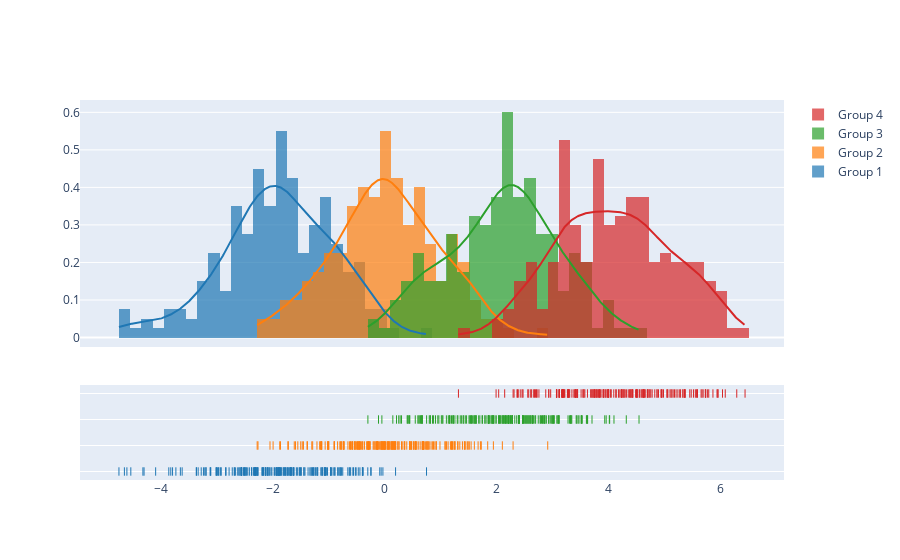

Here is the notebook cell this chart was saved with:
### Code cell
import plotly.figure_factory as ff

# Add histogram data
x1 = np.random.randn(200) - 2
x2 = np.random.randn(200)
x3 = np.random.randn(200) + 2
x4 = np.random.randn(200) + 4

# Group data together
hist_data = [x1, x2, x3, x4]

group_labels = ['Group 1', 'Group 2', 'Group 3', 'Group 4']

# Create distplot with custom bin_size
fig = ff.create_distplot(hist_data, group_labels, bin_size=.2)
fig.show()

### Figure 1 — Plotly figure (JSON) as saved in the notebook; plotly's stock layout.template omitted (floating-point values rounded to 4 significant figures; data arrays with more than 128 entries replaced by an {"elided": "..."} marker saying what was removed)
{"data": [{"autobinx": false, "histnorm": "probability density", "legendgroup": "Group 1", "marker": {"color": "rgb(31, 119, 180)"}, "name": "Group 1", "opacity": 0.7, "type": "histogram", "x": {"elided": "200 float values"}, "xaxis": "x", "xbins": {"end": 0.7459, "size": 0.2, "start": -4.755}, "yaxis": "y"}, {"autobinx": false, "histnorm": "probability density", "legendgroup": "Group 2", "marker": {"color": "rgb(255, 127, 14)"}, "name": "Group 2", "opacity": 0.7, "type": "histogram", "x": {"elided": "200 float values"}, "xaxis": "x", "xbins": {"end": 2.914, "size": 0.2, "start": -2.283}, "yaxis": "y"}, {"autobinx": false, "histnorm": "probability density", "legendgroup": "Group 3", "marker": {"color": "rgb(44, 160, 44)"}, "name": "Group 3", "opacity": 0.7, "type": "histogram", "x": {"elided": "200 float values"}, "xaxis": "x", "xbins": {"end": 4.547, "size": 0.2, "start": -0.3025}, "yaxis": "y"}, {"autobinx": false, "histnorm": "probability density", "legendgroup": "Group 4", "marker": {"color": "rgb(214, 39, 40)"}, "name": "Group 4", "opacity": 0.7, "type": "histogram", "x": {"elided": "200 float values"}, "xaxis": "x", "xbins": {"end": 6.443, "size": 0.2, "start": 1.317}, "yaxis": "y"}, {"legendgroup": "Group 1", "marker": {"color": "rgb(31, 119, 180)"}, "mode": "lines", "name": "Group 1", "showlegend": false, "type": "scatter", "x": {"elided": "500 float values"}, "xaxis": "x", "y": {"elided": "500 float values"}, "yaxis": "y"}, {"legendgroup": "Group 2", "marker": {"color": "rgb(255, 127, 14)"}, "mode": "lines", "name": "Group 2", "showlegend": false, "type": "scatter", "x": {"elided": "500 float values"}, "xaxis": "x", "y": {"elided": "500 float values"}, "yaxis": "y"}, {"legendgroup": "Group 3", "marker": {"color": "rgb(44, 160, 44)"}, "mode": "lines", "name": "Group 3", "showlegend": false, "type": "scatter", "x": {"elided": "500 float values"}, "xaxis": "x", "y": {"elided": "500 float values"}, "yaxis": "y"}, {"legendgroup": "Group 4", "marker": {"color": "rgb(214, 39, 40)"}, "mode": "lines", "name": "Group 4", "showlegend": false, "type": "scatter", "x": {"elided": "500 float values"}, "xaxis": "x", "y": {"elided": "500 float values"}, "yaxis": "y"}, {"legendgroup": "Group 1", "marker": {"color": "rgb(31, 119, 180)", "symbol": "line-ns-open"}, "mode": "markers", "name": "Group 1", "showlegend": false, "type": "scatter", "x": {"elided": "200 float values"}, "xaxis": "x", "y": {"elided": "200 str values"}, "yaxis": "y2"}, {"legendgroup": "Group 2", "marker": {"color": "rgb(255, 127, 14)", "symbol": "line-ns-open"}, "mode": "markers", "name": "Group 2", "showlegend": false, "type": "scatter", "x": {"elided": "200 float values"}, "xaxis": "x", "y": {"elided": "200 str values"}, "yaxis": "y2"}, {"legendgroup": "Group 3", "marker": {"color": "rgb(44, 160, 44)", "symbol": "line-ns-open"}, "mode": "markers", "name": "Group 3", "showlegend": false, "type": "scatter", "x": {"elided": "200 float values"}, "xaxis": "x", "y": {"elided": "200 str values"}, "yaxis": "y2"}, {"legendgroup": "Group 4", "marker": {"color": "rgb(214, 39, 40)", "symbol": "line-ns-open"}, "mode": "markers", "name": "Group 4", "showlegend": false, "type": "scatter", "x": {"elided": "200 float values"}, "xaxis": "x", "y": {"elided": "200 str values"}, "yaxis": "y2"}], "layout": {"barmode": "overlay", "hovermode": "closest", "legend": {"traceorder": "reversed"}, "xaxis": {"anchor": "y2", "domain": [0.0, 1.0], "zeroline": false}, "yaxis": {"anchor": "free", "domain": [0.35, 1], "position": 0.0}, "yaxis2": {"anchor": "x", "domain": [0, 0.25], "dtick": 1, "showticklabels": false}}}
